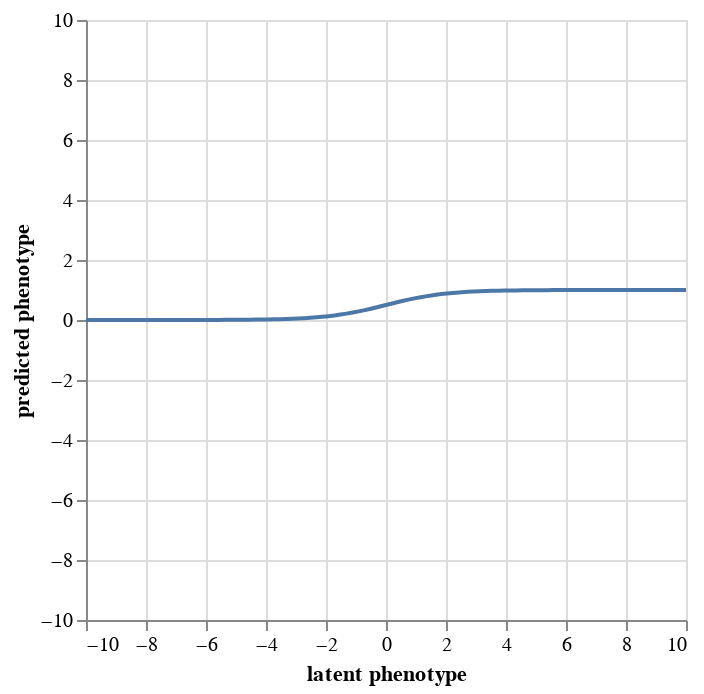

Notebook code cell kept with this figure:
### Markdown cell above
## global epistasis, $g$

Latent phenotypes as described above give rise to functional scores according to a global-epistasis function.
If this function is non-linear, then the model allows mutations to non-additively effect functional scores, helping to account for global epistasis.
Here, we'll go into more detail about the options available in `multidms` 

### Sigmoidal:

By default, the global-epistasis function here assumes a sigmoidal relationship between
a protein's latent property and it's functional score measured in the experiment
(e.g., log enrichment score). Using free parameters, the sigmoid
can flexibly conform to an optimal shape informed by the data. 
Note that this function is independent from the
experimental condition from which a variant is observed.

The sigmoidal function that relates a given _latent phenotype_, $z$, to its functional score is given by:

$$
g(z) =  \frac{\alpha_{scale}}{1 + e^{-z}} + \alpha_{bias}
$$

where:
* $\alpha_{scale}$ is a free parameter defining the range of the sigmoid
* $\alpha_{bias}$ is a free parameter defining the lower bound of the sigmoid.

Below is an interactive plot showing the effect of the sigmoidal global epistasis as a function of an adjustable $\alpha_{scale}$, and $\alpha_{bias}$:

### Code cell
import altair as alt

import numpy

import pandas as pd


df = pd.DataFrame({"latent": numpy.linspace(-10, 10, 100)})

slider_s = alt.binding_range(min=0.1, max=10)
var_s = alt.param(bind=slider_s, value=1, name="alpha_scale")

slider_b = alt.binding_range(min=-10, max=5)
var_b = alt.param(bind=slider_b, value=0, name="alpha_bias")

(
    alt.Chart(df)
    .transform_calculate(
        phenotype=(1 / (1 + alt.expr.exp(-1*alt.datum['latent'])))
        * var_s
        + var_b
    )
    .encode(
        x=alt.X("latent", title="latent phenotype", scale=alt.Scale(domain=[-10, 10])),
        y=alt.Y("phenotype:Q", title="predicted phenotype", scale=alt.Scale(domain=[-10, 10]))
    )
    .mark_line()
    .add_params(var_s, var_b)
)

### Figure 1 — Vega-Lite specification as saved in the notebook (floating-point values rounded to 4 significant figures)
{"config": {"view": {"continuousWidth": 300, "continuousHeight": 300}}, "data": {"name": "data-5df0d8288b8899ccb5d4c64cc03b51be"}, "mark": {"type": "line"}, "encoding": {"x": {"field": "latent", "scale": {"domain": [-10, 10]}, "title": "latent phenotype", "type": "quantitative"}, "y": {"field": "phenotype", "scale": {"domain": [-10, 10]}, "title": "predicted phenotype", "type": "quantitative"}}, "params": [{"name": "alpha_scale", "bind": {"input": "range", "max": 10, "min": 0.1}, "value": 1}, {"name": "alpha_bias", "bind": {"input": "range", "max": 5, "min": -10}, "value": 0}], "transform": [{"calculate": "(((1 / (1 + exp((-1 * datum['latent'])))) * alpha_scale) + alpha_bias)", "as": "phenotype"}], "$schema": "https://vega.github.io/schema/vega-lite/v5.6.1.json", "datasets": {"data-5df0d8288b8899ccb5d4c64cc03b51be": [{"latent": -10.0}, {"latent": -9.798}, {"latent": -9.596}, {"latent": -9.394}, {"latent": -9.192}, {"latent": -8.99}, {"latent": -8.788}, {"latent": -8.586}, {"latent": -8.384}, {"latent": -8.182}, {"latent": -7.98}, {"latent": -7.778}, {"latent": -7.576}, {"latent": -7.374}, {"latent": -7.172}, {"latent": -6.97}, {"latent": -6.768}, {"latent": -6.566}, {"latent": -6.364}, {"latent": -6.162}, {"latent": -5.96}, {"latent": -5.758}, {"latent": -5.556}, {"latent": -5.354}, {"latent": -5.152}, {"latent": -4.949}, {"latent": -4.747}, {"latent": -4.545}, {"latent": -4.343}, {"latent": -4.141}, {"latent": -3.939}, {"latent": -3.737}, {"latent": -3.535}, {"latent": -3.333}, {"latent": -3.131}, {"latent": -2.929}, {"latent": -2.727}, {"latent": -2.525}, {"latent": -2.323}, {"latent": -2.121}, {"latent": -1.919}, {"latent": -1.717}, {"latent": -1.515}, {"latent": -1.313}, {"latent": -1.111}, {"latent": -0.9091}, {"latent": -0.7071}, {"latent": -0.5051}, {"latent": -0.303}, {"latent": -0.101}, {"latent": 0.101}, {"latent": 0.303}, {"latent": 0.5051}, {"latent": 0.7071}, {"latent": 0.9091}, {"latent": 1.111}, {"latent": 1.313}, {"latent": 1.515}, {"latent": 1.717}, {"latent": 1.919}, {"latent": 2.121}, {"latent": 2.323}, {"latent": 2.525}, {"latent": 2.727}, {"latent": 2.929}, {"latent": 3.131}, {"latent": 3.333}, {"latent": 3.535}, {"latent": 3.737}, {"latent": 3.939}, {"latent": 4.141}, {"latent": 4.343}, {"latent": 4.545}, {"latent": 4.747}, {"latent": 4.949}, {"latent": 5.152}, {"latent": 5.354}, {"latent": 5.556}, {"latent": 5.758}, {"latent": 5.96}, {"latent": 6.162}, {"latent": 6.364}, {"latent": 6.566}, {"latent": 6.768}, {"latent": 6.97}, {"latent": 7.172}, {"latent": 7.374}, {"latent": 7.576}, {"latent": 7.778}, {"latent": 7.98}, {"latent": 8.182}, {"latent": 8.384}, {"latent": 8.586}, {"latent": 8.788}, {"latent": 8.99}, {"latent": 9.192}, {"latent": 9.394}, {"latent": 9.596}, {"latent": 9.798}, {"latent": 10.0}]}}
